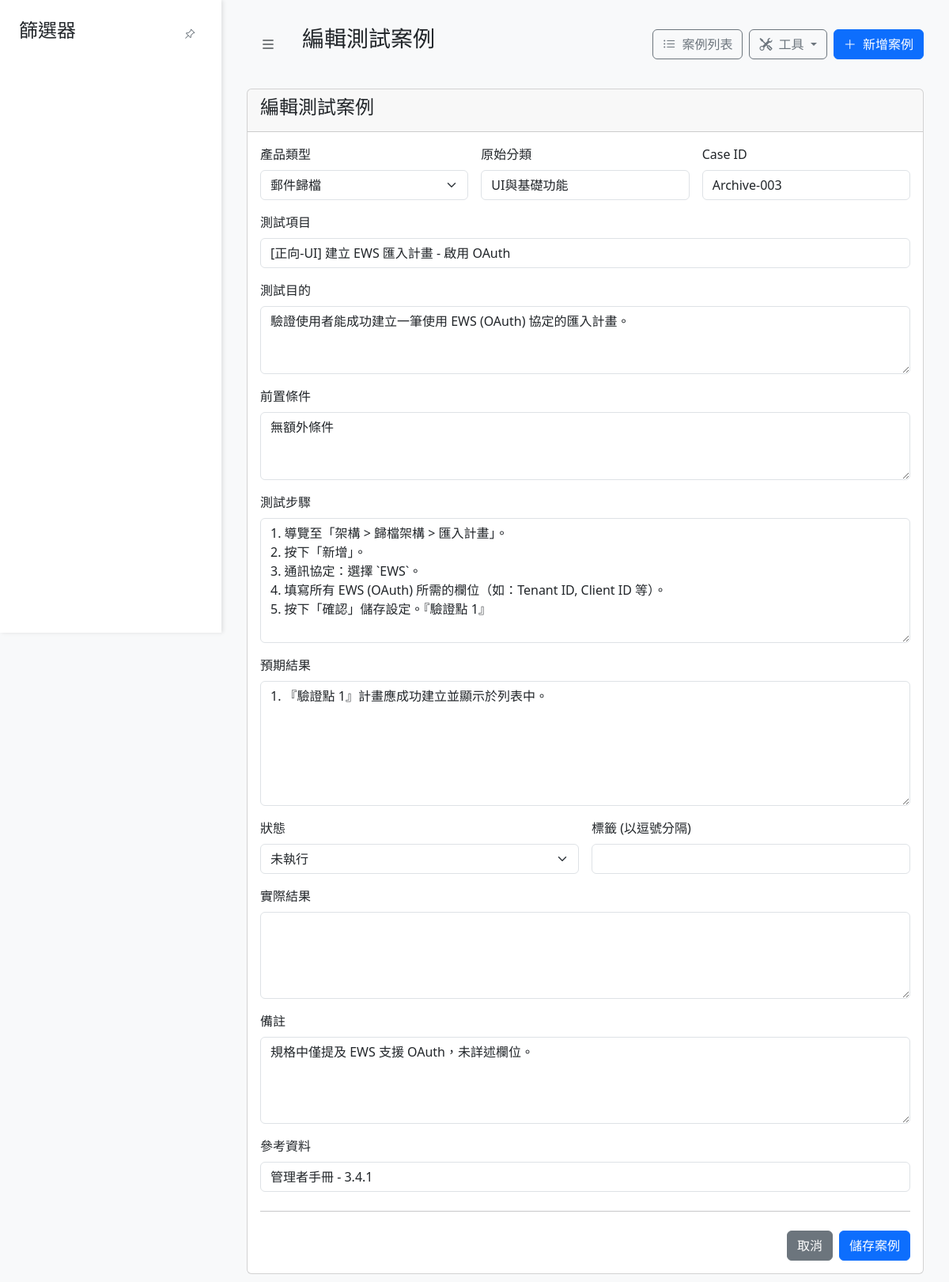
The page /edit/603 on the database its author committed.
### models.py (models this page shows)
class TestCase(db.Model):
    id = db.Column(db.Integer, primary_key=True)
    product_type = db.Column(db.String(50), nullable=False, default='未分類產品')
    category = db.Column(db.String(100), nullable=False)
    main_category = db.Column(db.String(50), nullable=True)
    sub_category = db.Column(db.String(50), nullable=True)
    case_id = db.Column(db.String(50), unique=True, nullable=False)
    test_item = db.Column(db.String(200), nullable=False)
    test_purpose = db.Column(db.Text, nullable=True)
    preconditions = db.Column(db.Text, nullable=True)
    test_steps = db.Column(db.Text, nullable=True)
    expected_result = db.Column(db.Text, nullable=True)
    actual_result = db.Column(db.Text, nullable=True)
    status = db.Column(db.String(20), nullable=False, default='未執行')
    notes = db.Column(db.Text, nullable=True)
    reference = db.Column(db.String(200), nullable=True)
    tags = db.relationship('Tag', secondary=test_case_tags, lazy='subquery',
                           backref=db.backref('test_cases', lazy=True))
    attachments = db.relationship('Attachment', backref='test_case', lazy=True, cascade="all, delete-orphan")

### app.py (the view, shortened to what this page needs)
@app.route('/edit/<int:id>', methods=['GET', 'POST'])
def edit_case(id):
    case_to_edit = TestCase.query.get_or_404(id)
    return render_template('case_form.html', title="編輯測試案例", case=case_to_edit)

### app.py (called while the page is built)
@app.context_processor
def inject_status_options():
    status_options = ['未執行', '進行中', '通過', '失敗']
    return dict(status_options=status_options)

@app.context_processor
def utility_processor():
    def render_manual_list_in_template(text_block):
        lines = [line.strip().lstrip('0123456789. ') for line in (text_block or "").split('\n') if line.strip()]
        html = '<div class="manual-list">'
        for i, line in enumerate(lines):
            html += f'<div class="manual-list-item"><span class="manual-list-number">{i+1}.</span><span class="manual-list-text">{line}</span></div>'
        html += '</div>'
        return html
    return dict(render_manual_list=render_manual_list_in_template)

### templates/case_form.html (shortened to what this page needs)
{% extends 'base.html' %}
{% block sidebar %}
    {% set hide_sidebar = True %}
{% endblock %}
{% block page_title %}
    {{ title }}
{% endblock %}
{% block content %}
<div class="card">
    <div class="card-header">
        <h4>{{ title }}</h4>
    </div>
    <div class="card-body">
        <form method="POST" class="needs-validation" novalidate>
            <div class="row g-3">
                <div class="col-md-4">
                    <label for="product_type" class="form-label">產品類型</label>
                    <select class="form-select" id="product_type" name="product_type" required>
                        <option value="郵件歸檔" {% if case and case.product_type == '郵件歸檔' %}selected{% endif %}>郵件歸檔</option>
                    </select>
                </div>
                <div class="col-md-4">
                    <label for="category" class="form-label">原始分類</label>
                    <input type="text" class="form-control" id="category" name="category" value="{{ case.category or '' }}">
                </div>
                <div class="col-md-4">
                    <label for="case_id" class="form-label">Case ID</label>
                    <input type="text" class="form-control" id="case_id" name="case_id" value="{{ case.case_id or '' }}" required>
                </div>
                <div class="col-12">
                    <label for="test_item" class="form-label">測試項目</label>
                    <input type="text" class="form-control" id="test_item" name="test_item" value="{{ case.test_item or '' }}" required>
                </div>
                <div class="col-12">
                    <label for="test_purpose" class="form-label">測試目的</label>
                    <textarea class="form-control" id="test_purpose" name="test_purpose" rows="3">{{ case.test_purpose or '' }}</textarea>
                </div>
                <div class="col-12">
                    <label for="preconditions" class="form-label">前置條件</label>
                    <textarea class="form-control" id="preconditions" name="preconditions" rows="3">{{ case.preconditions or '' }}</textarea>
                </div>
                <div class="col-12">
                    <label for="test_steps" class="form-label">測試步驟</label>
                    <textarea class="form-control" id="test_steps" name="test_steps" rows="6">{{ case.test_steps or '' }}</textarea>
                </div>
                <div class="col-12">
                    <label for="expected_result" class="form-label">預期結果</label>
                    <textarea class="form-control" id="expected_result" name="expected_result" rows="6">{{ case.expected_result or '' }}</textarea>
                </div>
                <div class="col-md-6">
                    <label for="status" class="form-label">狀態</label>
                    <select class="form-select" id="status" name="status" required>
                        {% for status_option in status_options %}
                            <option value="{{ status_option }}" {% if case and case.status == status_option %}selected{% endif %}>
                                {{ status_option }}
                            </option>
                        {% endfor %}
                    </select>
                </div>
                <div class="col-md-6">
                    <label for="tags" class="form-label">標籤 (以逗號分隔)</label>
                    <input type="text" class="form-control" id="tags" name="tags" value="{{ case.tags or '' }}">
                </div>
                <div class="col-12">
                    <label for="actual_result" class="form-label">實際結果</label>
                    <textarea class="form-control" id="actual_result" name="actual_result" rows="4">{{ case.actual_result or '' }}</textarea>
                </div>
                <div class="col-12">
                    <label for="notes" class="form-label">備註</label>
                    <textarea class="form-control" id="notes" name="notes" rows="4">{{ case.notes or '' }}</textarea>
                </div>
                <div class="col-12">
                    <label for="reference" class="form-label">參考資料</label>
                    <input type="text" class="form-control" id="reference" name="reference" value="{{ case.reference or '' }}">
                </div>
            </div>
            <hr class="my-4">
            <div class="d-grid gap-2 d-md-flex justify-content-md-end">
                <a href="{{ url_for('index') }}" class="btn btn-secondary">取消</a>
                <button class="btn btn-primary" type="submit">儲存案例</button>
            </div>
        </form>
    </div>
</div>
{% endblock %}

### templates/base.html (style rules this page uses)
body { display: flex; background-color: #f8f9fa; }

### rows shown on the page
TestCase: product_type "郵件歸檔", category "UI與基礎功能", case_id "Archive-003", test_item "[正向-UI] 建立 EWS 匯入計畫 - 啟用 OAuth", test_purpose "驗證使用者能成功建立一筆使用 EWS (OAuth) 協定的匯入計畫。", preconditions "無額外條件", test_steps "1. 導覽至「架構 > 歸檔架構 > 匯入計畫」。 2. 按下「新增」。 3. 通訊協定：選擇 `EWS`。 4. 填寫所有 EWS (OAuth) 所需的欄位（如：Tenant ID, Client ID 等）。 5. 按下「確認」儲存設定。『驗證點 1』", expected_result "1. 『驗證點 1』計畫應成功建立並顯示於列表中。", status "未執行", notes "規格中僅提及 EWS 支援 OAuth，未詳述欄位。", reference "管理者手冊 - 3.4.1"

### other values the page prints
{{ title }} "編輯測試案例"
